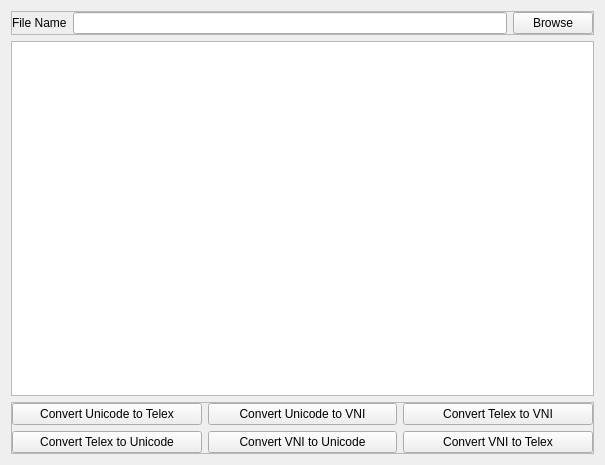
<?xml version="1.0" encoding="UTF-8"?>
<ui version="4.0">
 <class>TypingConverter</class>
 <widget class="QMainWindow" name="TypingConverter">
  <property name="windowModality">
   <enum>Qt::ApplicationModal</enum>
  </property>
  <property name="geometry">
   <rect>
    <x>0</x>
    <y>0</y>
    <width>605</width>
    <height>465</height>
   </rect>
  </property>
  <property name="windowTitle">
   <string>Typing Converter</string>
  </property>
  <property name="windowIcon">
   <iconset resource="speech_res.qrc">
    <normaloff>:/speech/images/shuffle.png</normaloff>:/speech/images/shuffle.png</iconset>
  </property>
  <widget class="QWidget" name="centralWidget">
   <layout class="QVBoxLayout" name="verticalLayout">
    <item>
     <widget class="QFrame" name="frame">
      <property name="frameShape">
       <enum>QFrame::StyledPanel</enum>
      </property>
      <property name="frameShadow">
       <enum>QFrame::Raised</enum>
      </property>
      <layout class="QHBoxLayout" name="horizontalLayout">
       <property name="leftMargin">
        <number>0</number>
       </property>
       <property name="topMargin">
        <number>0</number>
       </property>
       <property name="rightMargin">
        <number>0</number>
       </property>
       <property name="bottomMargin">
        <number>0</number>
       </property>
       <item>
        <widget class="QLabel" name="lblFileName">
         <property name="text">
          <string>File Name</string>
         </property>
        </widget>
       </item>
       <item>
        <widget class="QLineEdit" name="txtFileName"/>
       </item>
       <item>
        <widget class="QPushButton" name="btnBrowse">
         <property name="text">
          <string>Browse</string>
         </property>
        </widget>
       </item>
      </layout>
     </widget>
    </item>
    <item>
     <widget class="QPlainTextEdit" name="plainTextEdit"/>
    </item>
    <item>
     <widget class="QFrame" name="frame_2">
      <property name="frameShape">
       <enum>QFrame::StyledPanel</enum>
      </property>
      <property name="frameShadow">
       <enum>QFrame::Raised</enum>
      </property>
      <layout class="QGridLayout" name="gridLayout">
       <property name="leftMargin">
        <number>0</number>
       </property>
       <property name="topMargin">
        <number>0</number>
       </property>
       <property name="rightMargin">
        <number>0</number>
       </property>
       <property name="bottomMargin">
        <number>0</number>
       </property>
       <item row="0" column="4">
        <widget class="QPushButton" name="btnTelex2VNI">
         <property name="text">
          <string>Convert Telex to VNI</string>
         </property>
        </widget>
       </item>
       <item row="0" column="0">
        <widget class="QPushButton" name="btnUni2Telex">
         <property name="text">
          <string>Convert Unicode to Telex</string>
         </property>
        </widget>
       </item>
       <item row="0" column="1">
        <widget class="QPushButton" name="btnUni2VNI">
         <property name="text">
          <string>Convert Unicode to VNI</string>
         </property>
        </widget>
       </item>
       <item row="1" column="0">
        <widget class="QPushButton" name="btnTelex2Uni">
         <property name="text">
          <string>Convert Telex to Unicode</string>
         </property>
        </widget>
       </item>
       <item row="1" column="1">
        <widget class="QPushButton" name="btnVNI2Uni">
         <property name="text">
          <string>Convert VNI to Unicode</string>
         </property>
        </widget>
       </item>
       <item row="1" column="4">
        <widget class="QPushButton" name="btnVNI2Telex">
         <property name="text">
          <string>Convert VNI to Telex</string>
         </property>
        </widget>
       </item>
      </layout>
     </widget>
    </item>
   </layout>
  </widget>
 </widget>
 <layoutdefault spacing="6" margin="11"/>
 <resources>
  <include location="speech_res.qrc"/>
 </resources>
 <connections/>
</ui>
